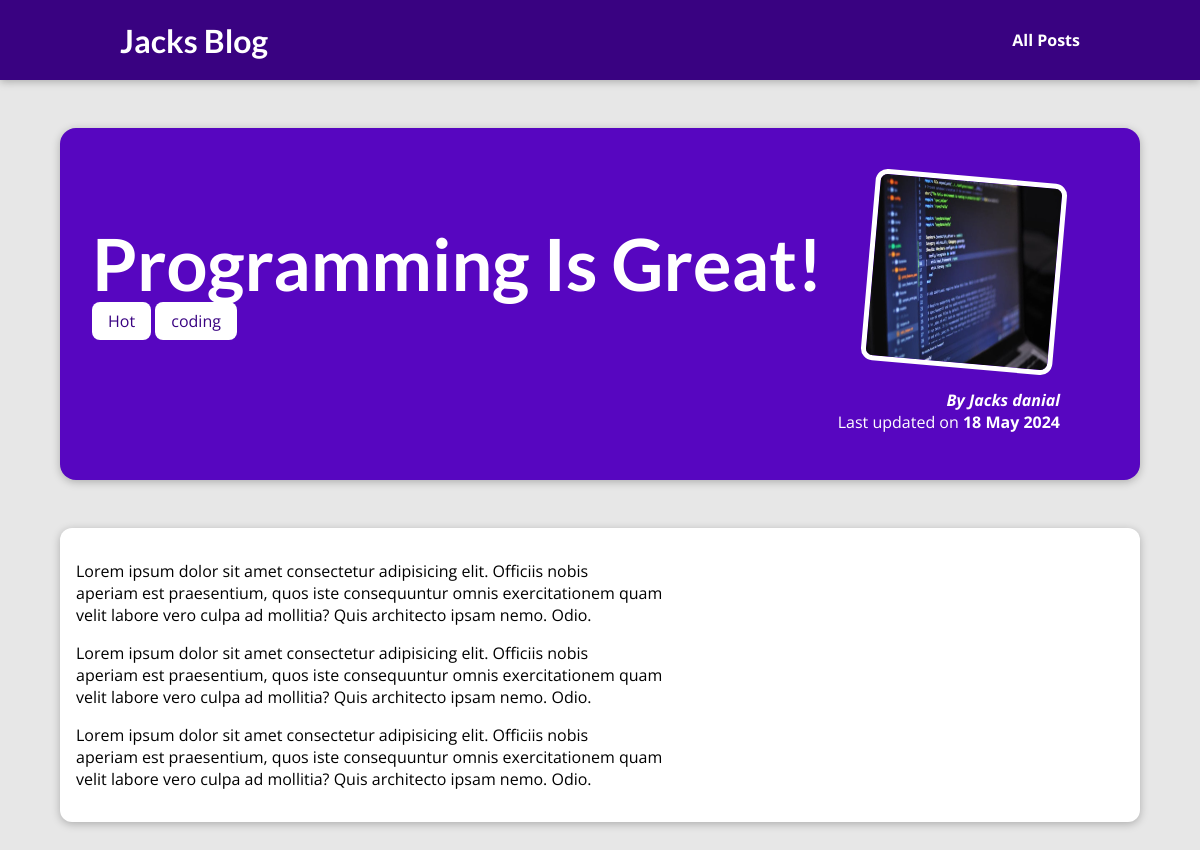
The page /posts/programming-is-great on the database its author committed.
### blog/models.py (models this page shows, shortened)
class Post(models.Model):
    title = models.CharField(max_length=150)
    excerpt = models.CharField(max_length=500)
    image_name = models.CharField(max_length=100)
    date = models.DateField(auto_now=True)
    slug = models.SlugField(unique=True, db_index=True,)
    contain = models.TextField(validators=[MinLengthValidator(10)])
    author = models.ForeignKey(Author, on_delete=models.SET_NULL, null=True, related_name='posts')
    tags = models.ManyToManyField(Tag)

class Tag(models.Model):
    caption = models.CharField(max_length=50)

class Author(models.Model):
    first_name = models.CharField(max_length=50)
    last_name = models.CharField(max_length=50)
    email = models.EmailField()
    def __str__(self) -> str:
        return f"{self.first_name} {self.last_name}"

### blog/views.py (the view)
# urls.py: path("posts/<slug:slug>", views.post_details, name="post_page_details"),
def post_details(request, slug):
    identify_post = get_object_or_404(Post, slug=slug)
    return render(request, "blog/post-detail.html", {
        "post": identify_post,
        "post_tags": identify_post.tags.all()
    })

### blog/templates/blog/post-detail.html (shortened to what this page needs)
{% extends "base.html" %}
{% load static %}
{% block css_files %}
<link rel="stylesheet" href="{% static "blog/post-detail.css" %}" />
{% endblock %}
{% block content %}
<section id="summary">
  <h2>{{ post.title }}</h2>
  {% for tag in post_tags %}
  <span class="tag">{{ tag.caption }}</span>
  {% endfor %}
  <article>
    <img src="{% static "blog/images/"|add:post.image_name %}" alt="{{ post.title }}">
    <address>By {{ post.author }}</address>
    <div>Last updated on <time>{{ post.date|date:"d M Y" }}</time></div>
  </article>
</section>
<main>
  {{ post.contain|linebreaks }}
</main>
{% endblock %}

### templates/base.html (shortened to what this page needs)
{% load static %}
<!DOCTYPE html>
<html lang="en">
<head>
    {% block css_files%}
    {% endblock %}
    <link rel="stylesheet" href="{% static "app.css"%}">
</head>
<body>
    <header id="main-navigation">
        <h1><a href="{% url "starting-page" %}">Jacks Blog</a></h1>
        <nav>
            <a href="{% url "posts" %}">All Posts</a>
        </nav>
    </header>
    {% block content %}{% endblock %}
</body>
</html>

### blog/static/blog/post-detail.css (style rules this page uses)
body { background-color: #e7e7e7; }
#main-navigation { background-color: #390281; box-shadow: 0 2px 8px rgba(0, 0, 0, 0.25); }
#summary { margin: 8rem auto 3rem auto; padding: 2rem; width: 90%; max-width: 90rem; border-radius: 16px; background-color: #5706c0; position: relative; box-shadow: 0 2px 8px rgba(0, 0, 0, 0.25); height: 22rem; }
#summary h2 { color: white; font-size: 4.5rem; margin-bottom: 0.25rem; }
#summary article { position: absolute; top: 2rem; right: 3rem; padding: 1rem 2rem; border-radius: 12px; text-align: right; color: white; }
#summary article img { width: 12rem; height: 12rem; border-radius: 12px; transform: rotateZ(5deg); border: 5px solid white; margin-bottom: 1rem; }
#summary address { font-weight: bold; }
#summary time { font-weight: bold; }
main { width: 90%; max-width: 90rem; margin: 3rem auto; background-color: white; padding: 1rem; border-radius: 12px; box-shadow: 0 2px 8px rgba(0, 0, 0, 0.25); }
.tag { background-color: white; color: #390281; padding: 0.5rem 1rem; border-radius: 8px; }

### static/app.css (style rules this page uses)
* { box-sizing: border-box; }
html { font-family: 'Open Sans', 'Lato', sans-serif; }
body { margin: 0; }
h1, h2, h3 { font-family: 'Lato', sans-serif; font-weight: bold; }
#main-navigation { width: 100%; height: 5rem; display: flex; justify-content: space-between; align-items: center; padding: 0 10%; position: absolute; top: 0; left: 0; }
#main-navigation a { text-decoration: none; color: white; font-weight: bold; }

### rows shown on the page
Post: title "Programming Is Great!", image_name (picture), author "Jacks danial", date "18 May 2024", contain "Lorem ipsum dolor sit amet consectetur adipisicing elit. Officiis nobis aperiam est praesentium, quos iste consequuntur omnis exercitationem quam velit labore vero culpa ad mollitia? Quis architecto ipsam nemo. Odio. Lorem ipsum dolor sit amet consectetur adipisicing elit. Officiis nobis aperiam est praesentium, quos iste consequuntur omnis exercitationem quam velit labore vero culpa ad mollitia? Quis architecto ipsam nemo. Odio. Lorem ipsum dolor sit amet consectetur adipisicing elit. Officiis nobis aperiam est praesentium, quos iste consequuntur omnis exercitationem quam velit labore vero culpa ad mollitia? Quis architecto ipsam nemo. Odio."
Tag: caption "Hot"
Tag: caption "coding"
